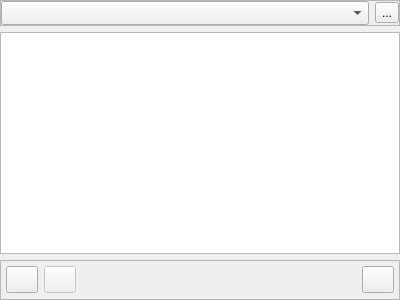
<?xml version="1.0" encoding="UTF-8"?>
<ui version="4.0">
 <class>ProjectNavigator</class>
 <widget class="QWidget" name="ProjectNavigator">
  <property name="geometry">
   <rect>
    <x>0</x>
    <y>0</y>
    <width>400</width>
    <height>300</height>
   </rect>
  </property>
  <property name="windowTitle">
   <string>Form</string>
  </property>
  <layout class="QVBoxLayout" name="verticalLayout">
   <property name="leftMargin">
    <number>0</number>
   </property>
   <property name="topMargin">
    <number>0</number>
   </property>
   <property name="rightMargin">
    <number>0</number>
   </property>
   <property name="bottomMargin">
    <number>0</number>
   </property>
   <item>
    <widget class="QFrame" name="frameSites">
     <property name="sizePolicy">
      <sizepolicy hsizetype="Preferred" vsizetype="Maximum">
       <horstretch>0</horstretch>
       <verstretch>0</verstretch>
      </sizepolicy>
     </property>
     <property name="frameShape">
      <enum>QFrame::StyledPanel</enum>
     </property>
     <property name="frameShadow">
      <enum>QFrame::Raised</enum>
     </property>
     <layout class="QHBoxLayout" name="horizontalLayout_6">
      <property name="leftMargin">
       <number>0</number>
      </property>
      <property name="topMargin">
       <number>0</number>
      </property>
      <property name="rightMargin">
       <number>0</number>
      </property>
      <property name="bottomMargin">
       <number>0</number>
      </property>
      <item>
       <widget class="QComboBox" name="cmbSites">
        <property name="minimumSize">
         <size>
          <width>0</width>
          <height>24</height>
         </size>
        </property>
       </widget>
      </item>
      <item>
       <widget class="QToolButton" name="btnEditSite">
        <property name="cursor">
         <cursorShape>PointingHandCursor</cursorShape>
        </property>
        <property name="text">
         <string>...</string>
        </property>
        <property name="icon">
         <iconset resource="../resources/TeraClient.qrc">
          <normaloff>:/icons/edit.png</normaloff>:/icons/edit.png</iconset>
        </property>
        <property name="iconSize">
         <size>
          <width>20</width>
          <height>20</height>
         </size>
        </property>
       </widget>
      </item>
     </layout>
    </widget>
   </item>
   <item>
    <widget class="QTreeWidget" name="treeNavigator">
     <property name="iconSize">
      <size>
       <width>24</width>
       <height>24</height>
      </size>
     </property>
     <attribute name="headerVisible">
      <bool>false</bool>
     </attribute>
     <column>
      <property name="text">
       <string notr="true">1</string>
      </property>
     </column>
    </widget>
   </item>
   <item>
    <widget class="QFrame" name="bottomFrame">
     <property name="sizePolicy">
      <sizepolicy hsizetype="Preferred" vsizetype="Maximum">
       <horstretch>0</horstretch>
       <verstretch>0</verstretch>
      </sizepolicy>
     </property>
     <property name="minimumSize">
      <size>
       <width>0</width>
       <height>40</height>
      </size>
     </property>
     <property name="frameShape">
      <enum>QFrame::StyledPanel</enum>
     </property>
     <property name="frameShadow">
      <enum>QFrame::Raised</enum>
     </property>
     <layout class="QHBoxLayout" name="horizontalLayout_5">
      <property name="leftMargin">
       <number>5</number>
      </property>
      <property name="topMargin">
       <number>5</number>
      </property>
      <property name="rightMargin">
       <number>5</number>
      </property>
      <property name="bottomMargin">
       <number>5</number>
      </property>
      <item>
       <widget class="QToolButton" name="btnNewItem">
        <property name="minimumSize">
         <size>
          <width>32</width>
          <height>20</height>
         </size>
        </property>
        <property name="cursor">
         <cursorShape>PointingHandCursor</cursorShape>
        </property>
        <property name="text">
         <string/>
        </property>
        <property name="icon">
         <iconset resource="../resources/TeraClient.qrc">
          <normaloff>:/icons/new.png</normaloff>:/icons/new.png</iconset>
        </property>
        <property name="iconSize">
         <size>
          <width>20</width>
          <height>20</height>
         </size>
        </property>
        <property name="popupMode">
         <enum>QToolButton::InstantPopup</enum>
        </property>
        <property name="autoRaise">
         <bool>false</bool>
        </property>
        <property name="arrowType">
         <enum>Qt::NoArrow</enum>
        </property>
       </widget>
      </item>
      <item>
       <widget class="QToolButton" name="btnDeleteItem">
        <property name="enabled">
         <bool>false</bool>
        </property>
        <property name="minimumSize">
         <size>
          <width>32</width>
          <height>20</height>
         </size>
        </property>
        <property name="cursor">
         <cursorShape>PointingHandCursor</cursorShape>
        </property>
        <property name="text">
         <string/>
        </property>
        <property name="icon">
         <iconset resource="../resources/TeraClient.qrc">
          <normaloff>:/icons/delete_old.png</normaloff>:/icons/delete_old.png</iconset>
        </property>
        <property name="iconSize">
         <size>
          <width>20</width>
          <height>20</height>
         </size>
        </property>
        <property name="popupMode">
         <enum>QToolButton::DelayedPopup</enum>
        </property>
       </widget>
      </item>
      <item>
       <spacer name="horizontalSpacer">
        <property name="orientation">
         <enum>Qt::Horizontal</enum>
        </property>
        <property name="sizeHint" stdset="0">
         <size>
          <width>40</width>
          <height>20</height>
         </size>
        </property>
       </spacer>
      </item>
      <item>
       <widget class="QToolButton" name="btnRefresh">
        <property name="minimumSize">
         <size>
          <width>32</width>
          <height>20</height>
         </size>
        </property>
        <property name="cursor">
         <cursorShape>PointingHandCursor</cursorShape>
        </property>
        <property name="text">
         <string/>
        </property>
        <property name="icon">
         <iconset resource="../resources/TeraClient.qrc">
          <normaloff>:/icons/refresh.png</normaloff>:/icons/refresh.png</iconset>
        </property>
        <property name="iconSize">
         <size>
          <width>20</width>
          <height>20</height>
         </size>
        </property>
       </widget>
      </item>
     </layout>
    </widget>
   </item>
  </layout>
 </widget>
 <resources>
  <include location="../resources/TeraClient.qrc"/>
 </resources>
 <connections/>
</ui>
